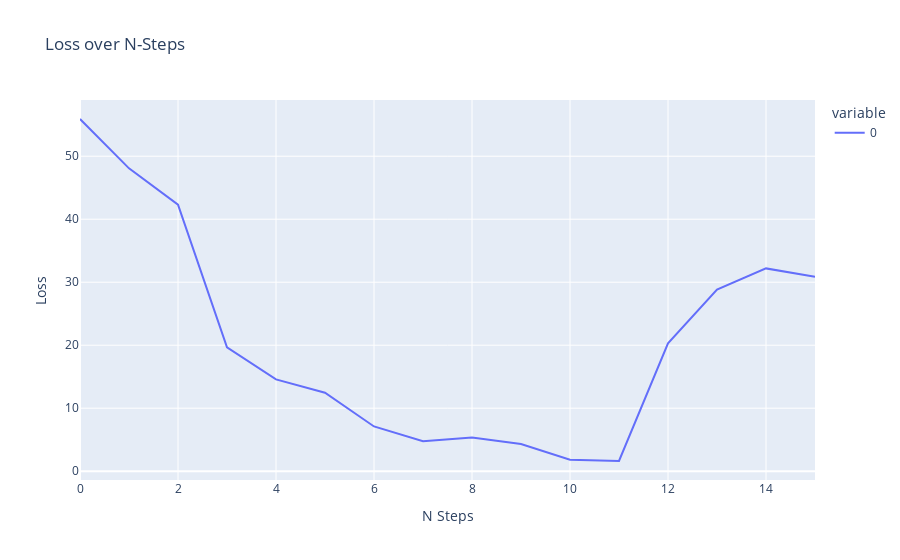

The notebook cell saved with this chart:
### Code cell
pipe = GymTransformBlock(agent=None,n=1000,bs=64)(['Pendulum-v1'])
pipe = StepBatcher(pipe)
steps = list(pipe);

actor = Actor(3,1)
critic = Critic(3,1)

pipe = SoftTargetUpdater(pipe,critic)
pipe = CriticLossProcessor(pipe,critic,actor)

pipe_loss = LossCollector(pipe,main_buffers=[[]])
pipe = BasicOptStepper(pipe_loss,critic,1e-3)
list(pipe)
pipe_loss.show()

### Figure 1 — Plotly figure (JSON) as saved in the notebook; plotly's stock layout.template omitted (floating-point values rounded to 4 significant figures)
{"data": [{"hovertemplate": "variable=0<br>N Steps=%{x}<br>Loss=%{y}<extra></extra>", "legendgroup": "0", "line": {"color": "#636efa", "dash": "solid"}, "marker": {"symbol": "circle"}, "mode": "lines", "name": "0", "orientation": "v", "showlegend": true, "type": "scatter", "x": [0, 1, 2, 3, 4, 5, 6, 7, 8, 9, 10, 11, 12, 13, 14, 15], "xaxis": "x", "y": [55.91, 48.08, 42.32, 19.68, 14.58, 12.45, 7.101, 4.753, 5.329, 4.322, 1.832, 1.617, 20.3, 28.85, 32.2, 30.85], "yaxis": "y"}], "layout": {"legend": {"title": {"text": "variable"}, "tracegroupgap": 0}, "title": {"text": "Loss over N-Steps"}, "xaxis": {"anchor": "y", "domain": [0, 1], "title": {"text": "N Steps"}}, "yaxis": {"anchor": "x", "domain": [0, 1], "title": {"text": "Loss"}}}}
